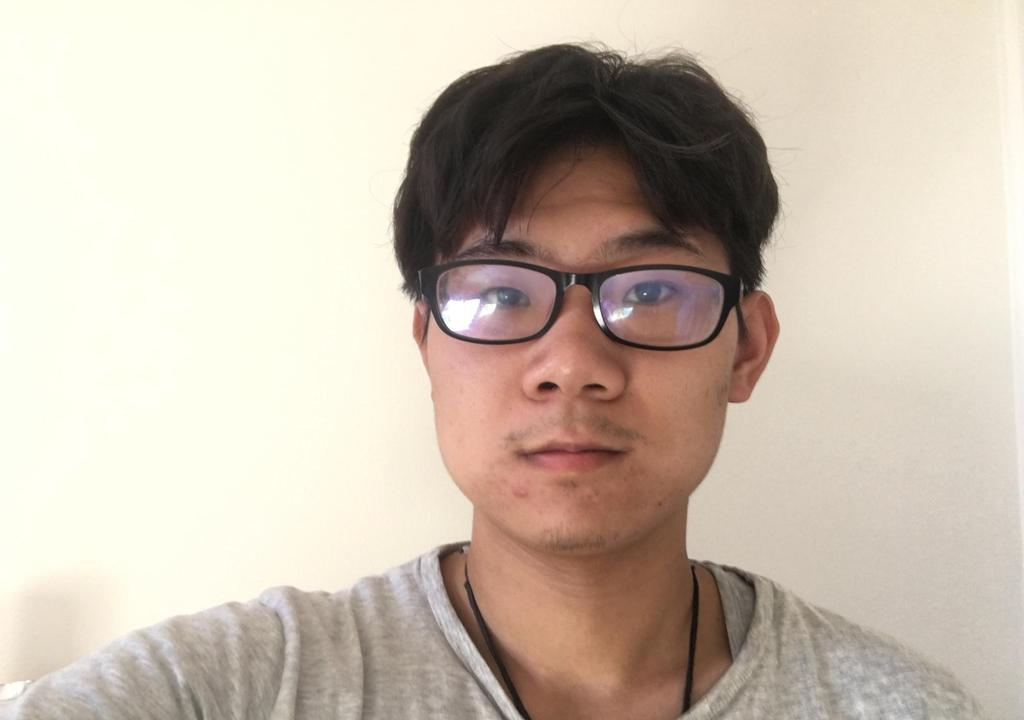
%> input picture ENGN4528_codes/ENGN4528_CLAB2/face_02_u6600985.jpg, 1024 x 720 px
$ octave task3.m   (GNU Octave 9; MATLAB toolbox functions it lacks are replaced by stand-ins)
%> lines starting %> are read from the running program, lines starting %| are printed output that depends on the picture
### ENGN4528_codes/ENGN4528_CLAB2/my_sift.m
function [descriptors, locs] = my_sift(image,keys)
% Summarize and reduce some parts of the given sift function.
% The reason is that my mac cannot do the sift and my windows does not
% support win32.
% Thus I use a ubuntu server to finish sift and this function is used to
% get the sift points.
%
% image: XXX.jpg, original image.
% keys: the XXX.key file got from the sift.
[rows, cols] = size(image);

% Open tmp.key and check its header.
g = fopen(keys, 'r');
if g == -1
    error('Could not open file tmp.key.');
end
[header, count] = fscanf(g, '%d %d', [1 2]);
if count ~= 2
    error('Invalid keypoint file beginning.');
end
num = header(1);
len = header(2);
if len ~= 128
    error('Keypoint descriptor length invalid (should be 128).');
end

% Creates the two output matrices (use known size for efficiency)
locs = double(zeros(num, 4));
descriptors = double(zeros(num, 128));

% Parse tmp.key
for i = 1:num
    [vector, count] = fscanf(g, '%f %f %f %f', [1 4]); %row col scale ori
    if count ~= 4
        error('Invalid keypoint file format');
    end
    locs(i, :) = vector(1, :);

    [descrip, count] = fscanf(g, '%d', [1 len]);
    if (count ~= 128)
        error('Invalid keypoint file value.');
    end
    % Normalize each input vector to unit length
    descrip = descrip / sqrt(sum(descrip.^2));
    descriptors(i, :) = descrip(1, :);
end
fclose(g);

### ENGN4528_codes/ENGN4528_CLAB2/task3.m
clear all;
close all;
clc;
%Step 1: read in and rotate images
fin = imread('face_02_u6600985.jpg');
%> fin is the input picture: size 720x1024x3 uint8; mean R, G, B 202.6, 189.8, 175.6
%rotate 30,60,90, rescale: 1.5,1.2,0.8
im1 = imrotate(imresize(fin,1.5),30);
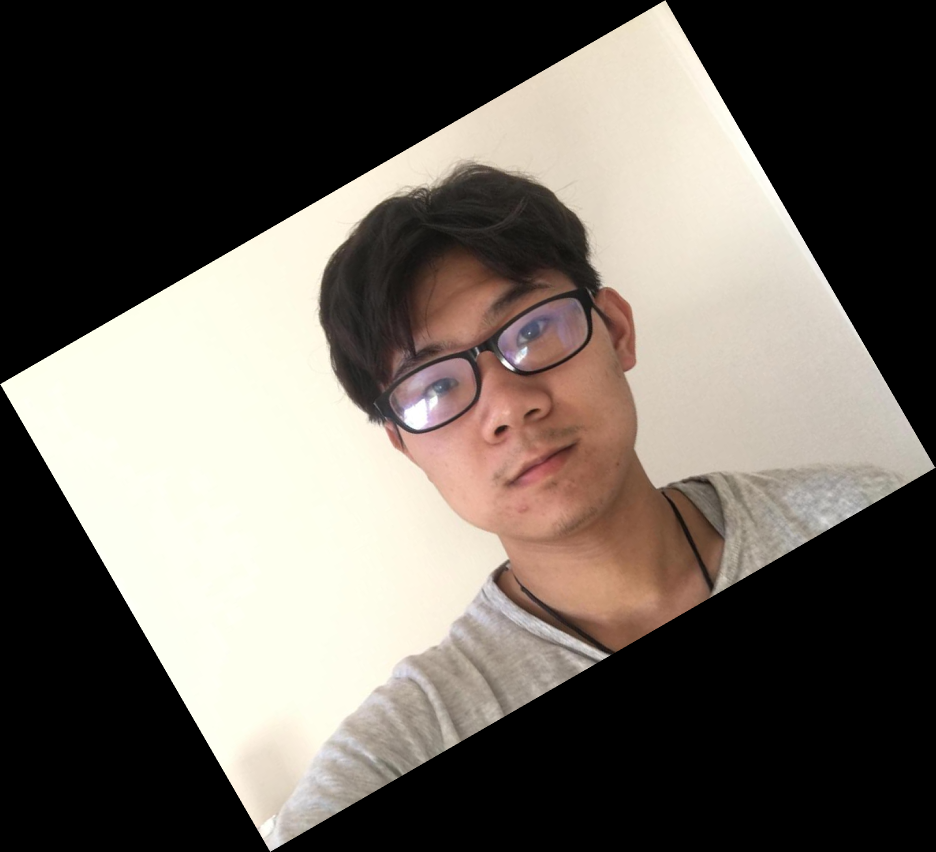
%> im1: size 1704x1871x3 uint8 (shown at 1/2 size); mean R, G, B 105.4, 98.7, 91.4
im2 = imrotate(imresize(fin,1.2),60);
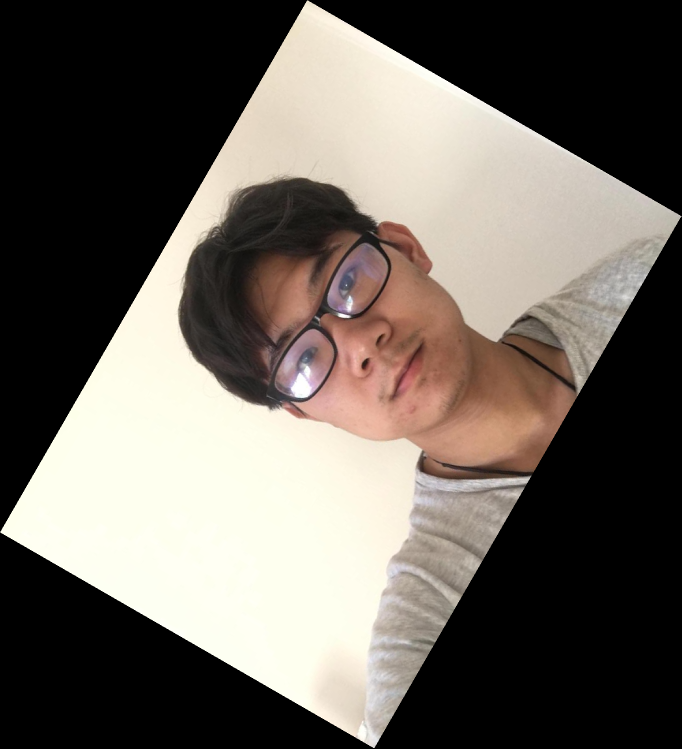
%> im2: size 1497x1363x3 uint8 (shown at 1/2 size); mean R, G, B 105.4, 98.7, 91.4
im3 = imrotate(imresize(fin,0.8),90);
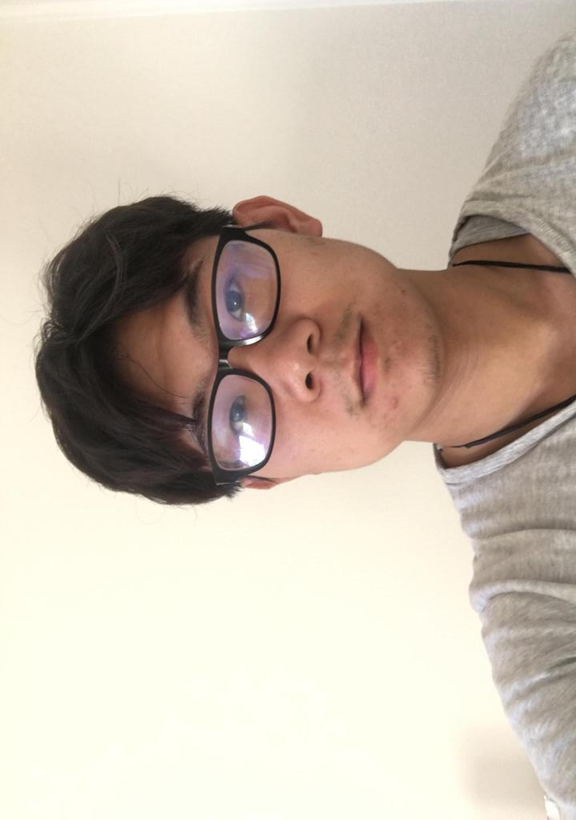
%> im3: size 820x576x3 uint8; mean R, G, B 202.6, 189.8, 175.6
%show images
figure;
subplot(2,2,1);
imshow(fin);
title('original image');
subplot(2,2,2);
imshow(im1);
title('rotate 30 angles and rescale 1.5');
subplot(2,2,3);
imshow(im2);
title('rotate 60 angles and rescale 1.2');
subplot(2,2,4);
imshow(im3);
title('rotate 90 angles and rescale 0.8');
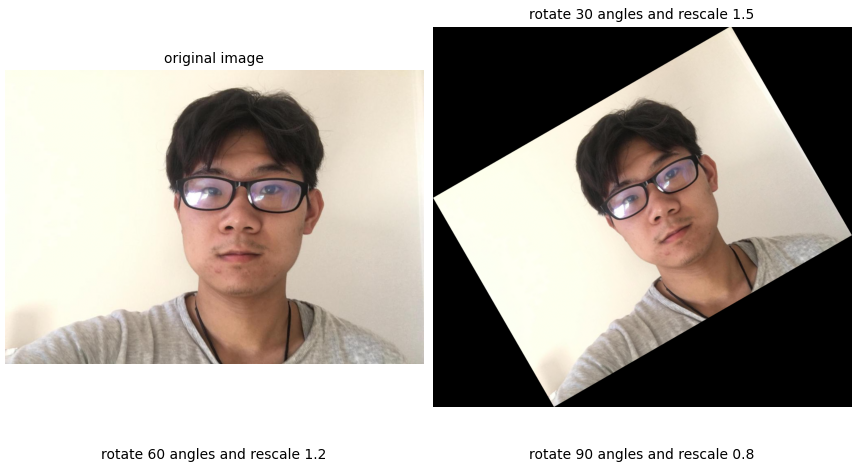
%> figure redrawn from the program's plot data, 4 panels
%save images
imwrite(im1,'im1.jpg');
imwrite(im2,'im2.jpg');
imwrite(im3,'im3.jpg');

%Step 2: show sift images
%draw sift images
[des_ori, locs0] = my_sift(fin,'origin.key');
%> the run ends on the next line
